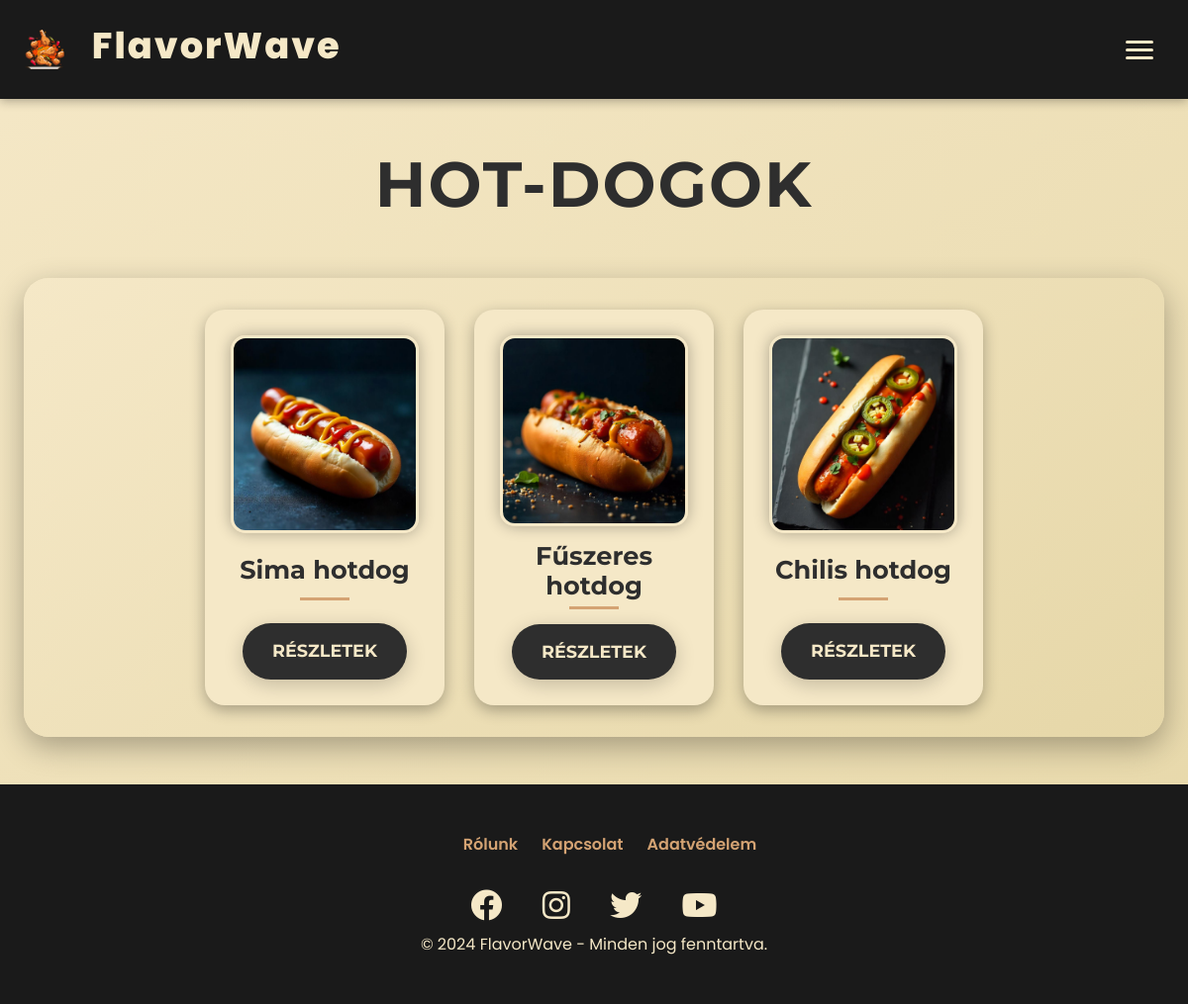
Page /php/hotdog.php on the committed database.
### tables this page shows
CREATE TABLE `etel` (
  `id` int(11) NOT NULL,
  `nev` varchar(50) NOT NULL,
  `egyseg_ar` int(10) NOT NULL,
  `leiras` varchar(250) NOT NULL,
  `kategoria_id` int(11) NOT NULL,
  `kep_url` varchar(255) NOT NULL,
  `kaloria` int(4) NOT NULL,
  `osszetevok` varchar(255) NOT NULL,
  `allergenek` varchar(150) NOT NULL
);

### php/adatbazisra_csatlakozas.php (called while the page is built, shortened)
<?php
$conn = new mysqli('localhost', 'root', '', 'flavorwave');
function adatokLekerdezese($muvelet, $parameterek = []) {
    global $conn;
    $stmt = $conn->prepare($muvelet);
    if (!$stmt->execute()) {
        return "Hiba a lekérdezés végrehajtásakor: " . $stmt->error;
    }
    $eredmeny = $stmt->get_result();
    if ($eredmeny->num_rows > 0) {
        return $eredmeny->fetch_all(MYSQLI_ASSOC);
    } else {
        return [];
    }
}
?>

### php/hotdog.php (the view, shortened to what this page needs)
<!DOCTYPE html>
<html lang="hu">
<head>
    <link href="https://cdn.jsdelivr.net/npm/bootstrap@5.3.0/dist/css/bootstrap.min.css" rel="stylesheet">
    <link rel="stylesheet" href="https://cdnjs.cloudflare.com/ajax/libs/font-awesome/5.15.4/css/all.min.css">
    <link href="https://unpkg.com/aos@2.3.1/dist/aos.css" rel="stylesheet">
    <link rel="stylesheet" href="../css/navbar.css">
    <link rel="stylesheet" href="../css/footer.css">
    <link rel="stylesheet" href="../css/hamburger.css">
    <link rel="stylesheet" href="../css/fooldal/ujfooldal.css">
</head>
<body>
    <?php
        include './navbar.php';
    ?>
    <div class="content-wrapper">
        <main>
            <div class="title-container">
                <h1 class="page-title">Hot-dogok</h1>
            </div>
            <?php
            $kategoriak_sql = "SELECT * FROM etel WHERE kategoria_id = 5;";
            $kategoriak = adatokLekerdezese($kategoriak_sql);
            if (is_array($kategoriak)) {
                echo '<div class="flex-grid">';
                foreach ($kategoriak as $k) {
                    echo '
                    <div class="flex-col">
                        <div class="menu__option" data-aos="fade-up" data-aos-delay="' . (100 * (array_search($k, $kategoriak) + 1)) . '">
                            <div class="image-wrapper">
                                <img src="../kepek/Hot-dogok/' . htmlspecialchars($k['kep_url']) . '" alt="' . htmlspecialchars($k['nev']) . '">
                            </div>
                            <h2>' . htmlspecialchars($k['nev']) . '</h2>
                            <div class="title-underline"></div>
                            <button class="order-btn details-btn" onclick="openCustomModal(\'modal-' . htmlspecialchars($k['id']) . '\')">Részletek</button>
                        </div>
                    </div>
                    <div class="custom-modal" id="modal-' . htmlspecialchars($k['id']) . '">
                                <h5 class="custom-modal-title">' . htmlspecialchars($k['nev']) . ' - Részletek</h5>
                                <button type="button" class="custom-close-btn" onclick="closeCustomModal(\'modal-' . htmlspecialchars($k['id']) . '\')">×</button>
                                <img src="../kepek/Hot-dogok/' . htmlspecialchars($k['kep_url']) . '" class="img-fluid mb-3" alt="' . htmlspecialchars($k['nev']) . '">
                                <p><strong>Kalória:</strong> ' . htmlspecialchars($k['kaloria']) . ' kcal</p>
                                <p><strong>Összetevők:</strong> ' . htmlspecialchars($k['osszetevok']) . '</p>
                                <p><strong>Allergének:</strong> ' . htmlspecialchars($k['allergenek']) . '</p>
                                <p><strong>Ár:</strong> ' . htmlspecialchars($k['egyseg_ar']) . ' Ft</p>
                                ' . htmlspecialchars($k[""]) . '' . htmlspecialchars($k['']) . '' . htmlspecialchars($k['']) . '' . htmlspecialchars($k['']) . '' . htmlspecialchars($k[""]) . '
                                <button type="button" class="order-btn close-btn" onclick="closeCustomModal(\'modal-' . htmlspecialchars($k['id']) . '\')">Bezárás</button>
                    </div>';
                }
                echo '</div>';
            } else {
                echo "<p>Ehhez a kategóriához nem tartozik étel!</p>";
            }
            ?>
        </main>
        <div class="toast-container position-fixed bottom-0 end-0 p-3">
        </div>
        <div class="footer">
            <div class="footer-container">
                <ul class="footer-links">
                    <li><a href="../html/rolunk.html">Rólunk</a></li>
                    <li><a href="../html/kapcsolatok.html">Kapcsolat</a></li>
                    <li><a href="../html/adatvedelem.html">Adatvédelem</a></li>
                </ul>
                <div class="footer-socials">
                    <a href="#"><i class="fab fa-facebook"></i></a>
                    <a href="#"><i class="fab fa-instagram"></i></a>
                    <a href="#"><i class="fab fa-twitter"></i></a>
                    <a href="#"><i class="fab fa-youtube"></i></a>
                </div>
                <div class="footer-copy">
                    © 2024 FlavorWave - Minden jog fenntartva.
                </div>
            </div>
        </div>
    </div>
</body>
</html>

### css/navbar.css (style rules this page uses)
:root { --primary-beige: #F5E8C7; --dark-black: #1A1A1A; --accent-gold: #D4A373; --shadow-color: rgba(0, 0, 0, 0.3); --light-gray: #E8D5B5; --transition: all 0.4s ease; --navbar-height: 100px; --mobile-navbar-height: 70px; }

### css/footer.css (style rules this page uses)
:root { --primary-beige: #F5E8C7; --dark-black: #1A1A1A; --accent-gold: #D4A373; --transition: all 0.4s ease; }
.footer { background: var(--dark-black); color: var(--primary-beige); padding: clamp(1.5rem, 4vw, 3rem) clamp(1rem, 2vw, 2rem); text-align: center; width: 100%; flex-shrink: 0; margin-top: auto; }
.footer-links { list-style: none; display: flex; justify-content: center; flex-wrap: wrap; gap: clamp(1rem, 2vw, 2rem); margin-bottom: clamp(1rem, 2vw, 1.5rem); }
.footer-links a { color: var(--accent-gold); text-decoration: none; font-weight: 600; font-size: clamp(0.8rem, 1.5vw, 1rem); transition: var(--transition); }
.footer-socials a { color: var(--primary-beige); margin: 0 clamp(0.8rem, 1.5vw, 1.5rem); font-size: clamp(1.2rem, 3vw, 2rem); transition: var(--transition); }

### css/hamburger.css (style rules this page uses)
html, body { height: auto; overflow-x: hidden; overflow-y: auto; margin: 0; padding: 0; }
:root { --light-bg: #f5e8c7; --dark-bg: #e6d7a8; --text-dark: #2e2e2e; --accent-gold: #d4a373; --shadow-color: rgba(0, 0, 0, 0.1); --transition: all 0.3s ease; }
.content-wrapper { background: linear-gradient(145deg, var(--light-bg), var(--dark-bg)); padding-top: clamp(80px, 10vw, 100px); min-height: 100vh; display: flex; flex-direction: column; position: relative; overflow: hidden; }
.content-wrapper main { padding: clamp(1.5rem, 4vw, 3rem) clamp(0.8rem, 2vw, 1.5rem); flex: 1; position: relative; z-index: 1; }
.content-wrapper .title-container { display: flex; justify-content: center; align-items: center; margin-bottom: clamp(2rem, 4vw, 3rem); }
.content-wrapper .page-title { font-family: 'Montserrat', sans-serif; font-size: clamp(2.5rem, 6vw, 4rem); font-weight: 700; text-transform: uppercase; letter-spacing: 2px; color: var(--text-dark); position: relative; display: inline-block; animation: fadeInTitle 1.5s ease-in-out; }
.content-wrapper .flex-grid { display: flex; flex-wrap: wrap; justify-content: center; gap: clamp(1.5rem, 2.5vw, 2rem); padding: clamp(1.5rem, 3vw, 2rem); box-sizing: border-box; max-width: 1400px; margin: 0 auto; background: linear-gradient(145deg, var(--light-bg), var(--dark-bg)); border-radius: 25px; box-shadow: 0 10px 30px var(--shadow-color); }
.content-wrapper .menu__option { display: flex; flex-direction: column; align-items: center; text-decoration: none; color: var(--text-dark); background: var(--light-bg); border-radius: 20px; box-shadow: 0 5px 15px var(--shadow-color); padding: clamp(1rem, 2vw, 1.5rem); transition: var(--transition); width: 100%; max-width: 300px; height: 400px; text-align: center; justify-content: space-between; position: relative; overflow: hidden; border: 2px solid transparent; }
.content-wrapper .image-wrapper { width: 100%; height: 200px; border-radius: 15px; overflow: hidden; border: 3px solid var(--light-bg); transition: var(--transition); position: relative; box-shadow: 0 0 15px var(--shadow-color); }
.content-wrapper .menu__option img { width: 100%; height: 100%; object-fit: cover; transition: var(--transition); }
.content-wrapper .menu__option h2 { font-family: 'Montserrat', sans-serif; font-size: clamp(1.3rem, 2.3vw, 1.6rem); font-weight: 700; margin: 15px 0 5px 0; color: var(--text-dark); transition: var(--transition); }
.content-wrapper .title-underline { width: 50px; height: 3px; background: var(--accent-gold); transition: var(--transition); }
.content-wrapper .order-btn.details-btn { display: inline-block; background: var(--text-dark); color: var(--light-bg); padding: clamp(0.6rem, 1.2vw, 1rem) clamp(1.2rem, 2.5vw, 2rem); border-radius: 50px; font-size: clamp(0.9rem, 1.6vw, 1.1rem); font-weight: 700; font-family: 'Montserrat', sans-serif; text-transform: uppercase; text-decoration: none; transition: var(--transition); box-shadow: 0 5px 20px rgba(0, 0, 0, 0.2); position: relative; overflow: hidden; width: fit-content; margin-top: 15px; border: none; cursor: pointer; z-index: 2; pointer-events: auto; }
.toast-container { z-index: 1003; }
.content-wrapper .flex-col { flex: 1 1 calc(25% - clamp(1.5rem, 2.5vw, 2rem)); max-width: calc(25% - clamp(1.5rem, 2.5vw, 2rem)); }

### rows in the picture
etel: kep_url (picture), nev "Sima hotdog"
etel: kep_url (picture), nev "Fűszeres hotdog"
etel: kep_url (picture), nev "Chilis hotdog"
